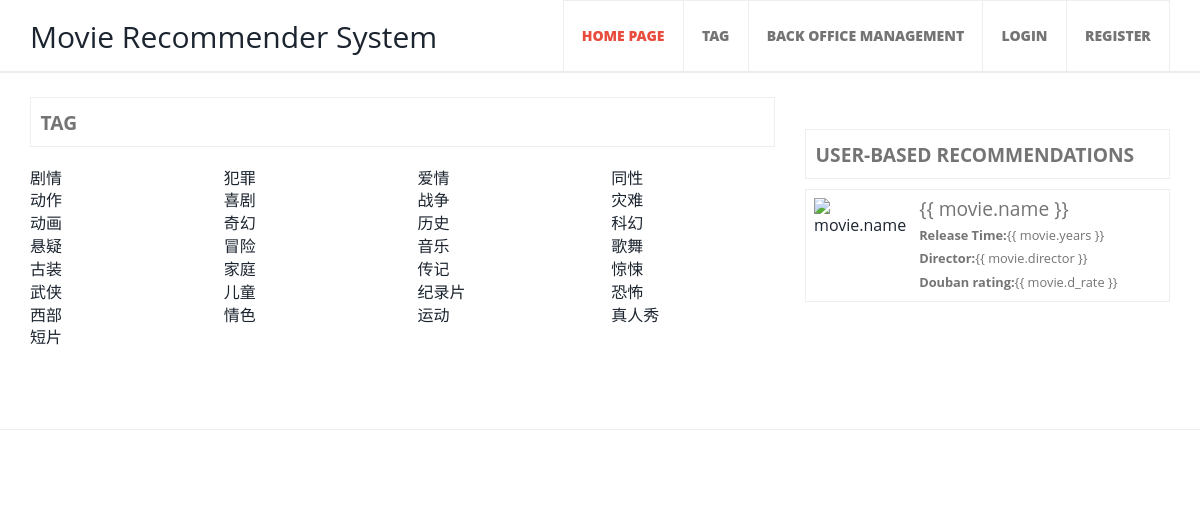
Page /all_tags/ on the committed database.
### user/models.py (models this page shows, shortened)
class Tags(models.Model):
    name = models.CharField(max_length=255, verbose_name="Tag", unique=True)
    class Meta:
        verbose_name = "Tag"
        verbose_name_plural = "Tag"

### user/views.py (the view)
# urls.py: path("all_tags/", views.all_tags, name="all_tags"),
def all_tags(request):
    tags = Tags.objects.all()
    return render(request, "user/tags.html", {"tags": tags})

### user/context_processors.py (called while the page is built)
def env_profile(request):
    return {'ENV': settings.ENV_PROFILE}

### user/templates/user/tags.html
{% extends 'base.html' %}
{% block content %}
    <div class="col-md-8 content-left">
        <div class="albums">
            <h1>Tag</h1>
        </div>
        <div class="row">
            {% for tag in tags %}
                <div class="col-md-3">
                    <a href="{% url 'index' %}?tag_id={{ tag.id }}">{{ tag.name }}</a>
                </div>
            {% endfor %}
        </div>
    </div>
{% endblock %}

### user/templates/base.html (shortened to what this page needs)
<!DOCTYPE HTML>
<html lang="zh">
{% load static %}
<head>
    <link href="{% static 'css/bootstrap.css' %} " rel='stylesheet' type='text/css'/>
    <link href="{% static 'css/owl.carousel.css' %} " rel='stylesheet' type='text/css'/>
    <link href="{% static 'css/style.css' %} " rel='stylesheet' type='text/css'/>
</head>
<body>
<div class="header">
    <div class="container">
        <div class="top-nav">
            <ul>
                <li class="active"><a href="{% url 'index' %}">Home Page</a></li>
                <li><a href="{% url 'all_tags' %}">Tag</a></li>
                <li><a href="/admin">Back Office Management</a></li>
                {% if request.session.login_in == True %}
                    <li><a href="{% url 'personal' %}">{{ request.session.name }}</a></li>
                    <li><a href="{% url 'logout' %}">Logout</a></li>
                {% else %}
                    <li><a href="{% url 'login' %}">Login</a></li>
                    <li><a href="{% url 'register' %}">Register</a></li>
                {% endif %}
                <div class="clearfix">
                </div>
            </ul>
        </div>
        <div class="clearfix">
            <h2><a href="/">Movie Recommender System</a></h2>
        </div>
    </div>
</div>
<div class="content">
    <div class="container">
        {% block content %}
        {% endblock %}
        {% block rightside %}
            <div class="col-md-4 content-right">
                        <link href="{% static 'css/owl.carousel.css' %}" rel="stylesheet">
                {% verbatim app %}
                    <div class="popular-albums" id="app">
                        <h2>User-based recommendations</h2>
                        <div class="popular-allbum" v-for="movie in movies.slice(0,5)">
                            <div class="popular-allbum-pic">
                                <a v-bind:href="'/movie/'+movie.id">
                                    <img v-bind:src="movie.image_link" title="movie.name"/>
                                </a>
                            </div>
                            <div class="popular-allbum-info">
                                <h3><a v-bind:href="'/movie/'+movie.id">{{ movie.name }}</a></h3>
                                <p><strong>Release Time:</strong>{{ movie.years }}</p>
                                <p><strong> Director:</strong>{{ movie.director }} </p>
                                <p><strong> Douban rating:</strong>{{ movie.d_rate }} </p>
                            </div>
                            <div class="clearfix"></div>
                        </div>
                    </div>
                {% endverbatim app %}
            </div>
        {% endblock %}
    </div>
</div>
<div class="footer">
</div>
</body>
</html>

### static/css/style.css (style rules this page uses)
html, body { font-family: 'Open Sans', sans-serif; font-size: 100%; background: #FFf; }
body a { transition:0.5s all; -webkit-transition:0.5s all; -moz-transition:0.5s all; -o-transition:0.5s all; -ms-transition:0.5s all; }
.header { border-bottom: 2px solid #ECECEC; }
.top-nav { float:right; }
.top-nav ul { margin:0; padding:0; }
.top-nav ul li { display:inline-block; float:left; }
.top-nav ul li a { color: #747474; font-weight: 900; padding: 1.8em 1.3em; display: block; text-decoration: none; border: 1px solid #EEE; border-right: none; border-bottom: none; text-transform:uppercase; font-size:0.875em; position:relative; }
.top-nav ul li.active a { color:#e74c3c; }
.top-nav ul li:nth-child(5) a { border: 1px solid #EEE; border-bottom:none; }
.content { padding:1.5em 0 5em 0; }
.content-left { padding-left:0; }
.content-right { padding-right:0px; }
.popular-allbum-pic { float:left; width:25%; }
.popular-allbum-pic a img { width:100%; }
.popular-allbum-info { float:right; width:72%; padding-left:0.5em; }
.popular-allbum-info h3 { margin:0; padding:0 0 0.2em 0; display:block; font-size:1.2em; }
.popular-allbum-info h3 a { color:#747474; text-decoration:none; }
.popular-allbum-info p { color:#747474; font-size:0.8em; margin:0; padding:0.2em 0; }
.popular-allbum { border:1px solid #EEE; padding:0.5em; }
.popular-albums { margin-top:2em; }
.popular-albums h2 { border:1px solid #EEE; padding:0.7em 0.5em; display:block; font-size:1.2em; text-transform:uppercase; font-weight:700; color:#747474; }
.popular-allbum { margin-bottom:0.5em; }
.footer { background: #FFF; padding: 1.5em 0; border-top: 1px solid #EEE; }
.albums h1 { border: 1px solid #EEE; padding: 0.7em 0.5em; display: block; font-size: 1.2em; text-transform: uppercase; font-weight: 700; color: #747474; margin:0 0 1em 0; }

### rows in the picture
Tags: name "剧情"
Tags: name "犯罪"
Tags: name "爱情"
Tags: name "同性"
Tags: name "动作"
Tags: name "喜剧"
Tags: name "战争"
Tags: name "灾难"
Tags: name "动画"
Tags: name "奇幻"
Tags: name "历史"
Tags: name "科幻"
Tags: name "悬疑"
Tags: name "冒险"
Tags: name "音乐"
Tags: name "歌舞"
Tags: name "古装"
Tags: name "家庭"
Tags: name "传记"
Tags: name "惊悚"
Tags: name "武侠"
Tags: name "儿童"
Tags: name "纪录片"
Tags: name "恐怖"
Tags: name "西部"
Tags: name "情色"
Tags: name "运动"
Tags: name "真人秀"
Tags: name "短片"
